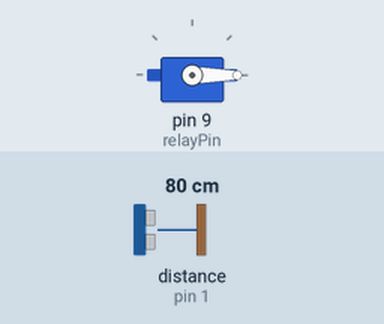
Bench run of a sketch on a simulated Arduino Uno, built with avr-gcc and run on an emulated ATmega328P. Parts: servo. Wiring (from diagram.json): ultrasonic range finder: trigger pin 11; echo pin 1. The inputs (shaded band) are chosen by the test bench; at power-on: distance to the obstacle (sensor on pin 1) 80 cm. The echo pulse lasts 58.3 µs per cm.

Above: at 1.3 s.
1.4 s: distance to the obstacle (sensor on pin 1) set to 12 cm
2.9 s: distance to the obstacle (sensor on pin 1) set to 9 cm
At 3.3 s:
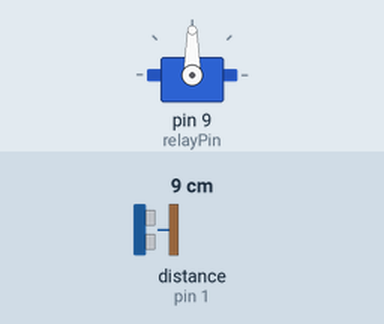
4.5 s: distance to the obstacle (sensor on pin 1) set to 18 cm
At 5.7 s:
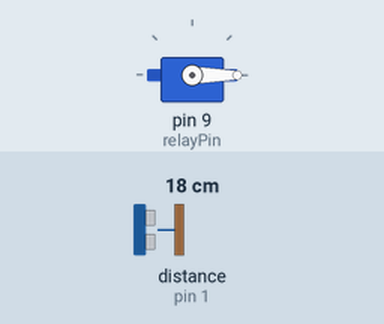
6.0 s: distance to the obstacle (sensor on pin 1) set to 2 cm
At 7.1 s:
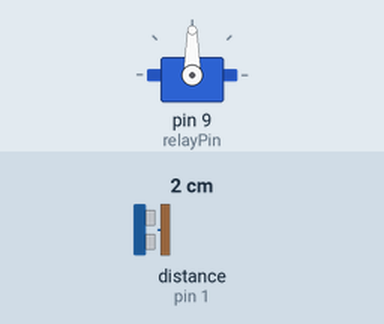
Timing chart, 0 to 8.5 s (numbered marks = the images above; inputs shaded):
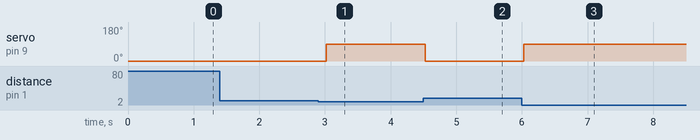

Measured:
- the behaviour switches between 11 and 10 cm on distance to the obstacle (sensor on pin 1) (found by bisection; images 0 and 1)
- after the input at 1.4 s, every drawn part: stays the same
- after the input at 2.9 s, servo on pin 9 (relayPin): 0° → 90° after 0.12 s
- after the input at 4.5 s, servo on pin 9 (relayPin): 90° → 0° at once
- after the input at 6.0 s, servo on pin 9 (relayPin): 0° → 90° at once

The sketch:

sketch.ino
```cpp
#include <Servo.h>

Servo garageDoor;
const int trigPin = 11;
const int echoPin = 1;
const int relayPin = 9;
long duration;
int distance;

void setup() {
  garageDoor.attach(9);
  pinMode(trigPin, OUTPUT);
  pinMode(echoPin, INPUT);
  pinMode(relayPin, OUTPUT);
  garageDoor.write(0); // Door closed position
}

void loop() {
  // Trigger the ultrasonic sensor
  digitalWrite(trigPin, LOW);
  delayMicroseconds(2);
  digitalWrite(trigPin, HIGH);
  delayMicroseconds(10);
  digitalWrite(trigPin, LOW);

  // Read the echo pin
  duration = pulseIn(echoPin, HIGH);
  distance = duration * 0.034 / 2;

  // If an object is detected within 10 cm, open the door
  if (distance < 10) {
    garageDoor.write(90); // Open door
    digitalWrite(relayPin, HIGH); // Activate relay
  } else {
    garageDoor.write(0); // Close door
    digitalWrite(relayPin, LOW); // Deactivate relay
  }

  delay(500);
}
```
